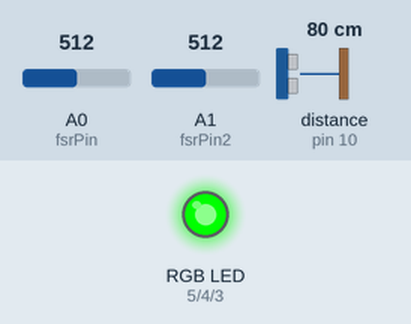
Simulated run of this sketch. Board: Arduino Uno, built with avr-gcc and run on an emulated ATmega328P. Shown: an RGB LED mixed from three pins (HIGH = lit). Wiring (inferred from the names in the program): ultrasonic range finder: trigger pin 9; echo pin 10. Inputs (shaded band) come from the test bench; at power-on: distance to the obstacle (sensor on pin 10) 80 cm, A0 (fsrPin) = 512, A1 (fsrPin2) = 512. The echo pulse lasts 58.3 µs per cm; pins used as bus, display or sensor lines are not drawn.

Above: at 2.9 s.
3.0 s: distance to the obstacle (sensor on pin 10) set to 58 cm
5.9 s: distance to the obstacle (sensor on pin 10) set to 50 cm
At 6.8 s:
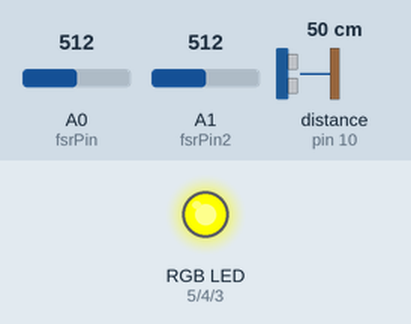
8.8 s: distance to the obstacle (sensor on pin 10) set to 16 cm
11.8 s: distance to the obstacle (sensor on pin 10) set to 12 cm
At 13.9 s:
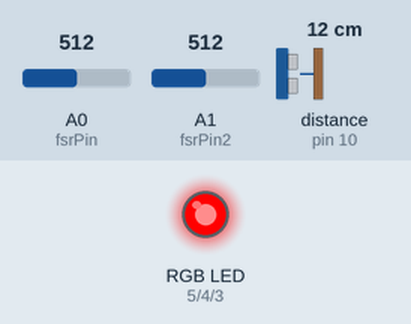
14.7 s: distance to the obstacle (sensor on pin 10) set to 18 cm
At 15.5 s:
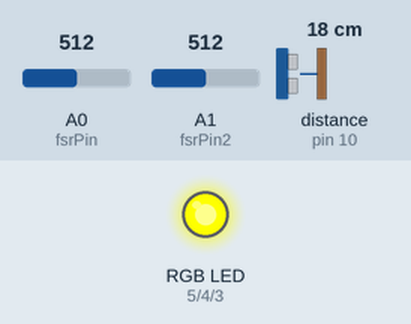
17.6 s: distance to the obstacle (sensor on pin 10) set to 2 cm
At 19.7 s:
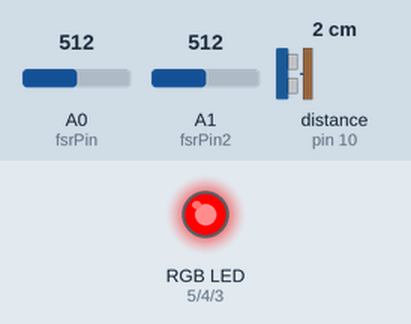
Timing chart, 0 to 21.2 s (numbered marks = the images above; inputs shaded):
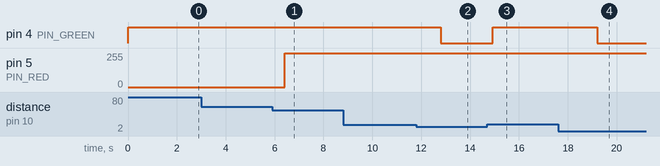

The sketch:

nds.ino
```cpp
const int trigPin = 9; // The pin connected to the Trig pin on ultrasonic sensor
const int echoPin = 10; // The pin connected to the Echo pin on ultrasonic sensor
#include <SoftwareSerial.h> //import the serial library
int fsrPin = 0;     // the FSR and 10K pulldown are connected to a0
int fsrPin2 = 1;     // the FSR and 10K pulldown are connected to a0
int fsrReading;     // the analog reading from the FSR resistor divider
int fsrReading2;     // the analog reading from the FSR resistor divider
const int PIN_RED   = 5;
const int PIN_GREEN = 4;
const int PIN_BLUE  = 3;


SoftwareSerial btSerial(6, 7); // set serial RX & TX to pins 10 & 11 respectively

String bt_rx; //set up recieved string variable


// Here is where our program starts. This code will run when the
// Arduino Uno is initially plugged in to power or when you upload your code.
// The code inside setup() will only run once!
void setup()
{
  // We tell the board we want to use certain pins for our LED and
  // ultrasonic sensor. We do that using the pinMode() function.

  pinMode(trigPin, OUTPUT); // Sets the trigPin as an Output
  pinMode(echoPin, INPUT); // Sets the echoPin as an Input
  pinMode(PIN_RED,   OUTPUT);
  pinMode(PIN_GREEN, OUTPUT);
  pinMode(PIN_BLUE,  OUTPUT);

  // If you want to know the exact distance between the object and the ultrasonic sensor,
  // you can print the value to the serial monitor. You can access the serial monitor by
  // clicking the magnifying glass icon in the top right.
  Serial.begin(9600);
  btSerial.begin(9600);
}

// Once the code in setup() is finished, the code in loop() will
// continuously run until the Arduino is disconnected from power
void loop()
{

   // Clears the trigPin
  digitalWrite(trigPin, LOW);
  delayMicroseconds(2);

  // Sets the trigPin on HIGH state for 10 micro seconds
  digitalWrite(trigPin, HIGH);
  delayMicroseconds(10);
  digitalWrite(trigPin, LOW);

  // Calculating the distance by reading the echoPin, which
  // returns the sound wave travel time in microseconds
  int distance = (pulseIn(echoPin, HIGH) * 0.034) / 2;

  // Prints the distance to the Serial Monitor
  if(distance < 14) {
      analogWrite(PIN_RED, 255);
      analogWrite(PIN_BLUE, 0);
      analogWrite(PIN_GREEN, 0);
  } else if(distance < 55 && distance >= 14) {
      analogWrite(PIN_RED, 254);
      analogWrite(PIN_BLUE, 0);
      analogWrite(PIN_GREEN, 218);
  } else {
      analogWrite(PIN_RED, 0);
      analogWrite(PIN_BLUE, 0);
      analogWrite(PIN_GREEN, 255);
  }
  btSerial.print("Distance from nearest object: ");
  btSerial.println(distance);

fsrReading = analogRead(fsrPin);

  btSerial.print("Boat side reading = ");
  btSerial.print(fsrReading);     // print the raw analog reading

  if (fsrReading < 10) {
    btSerial.println(" - Nothing on right side");
  } else if (fsrReading < 200) {
    btSerial.println(" - Light touch on right side");
  } else {
    btSerial.println(" - Hit on right side");
  }
  delay(1000);

  fsrReading2 = analogRead(fsrPin2);
  btSerial.print("Boat side reading = ");
  btSerial.print(fsrReading2);     // print the raw analog reading

  if (fsrReading2 < 10) {
    btSerial.println(" - Nothing on left side");
  } else if (fsrReading2 < 200) {
    btSerial.println(" - Light touch on left side");
  } else {
    btSerial.println(" - Hit on left side");
  }
  delay(1000);
}
```

Measured:
- the behaviour switches between 56 and 55 cm on distance to the obstacle (sensor on pin 10) (found by bisection; images 0 and 1)
- the behaviour switches between 15 and 14 cm on distance to the obstacle (sensor on pin 10) (found by bisection; images 1 and 2)
- after the input at 3.0 s, every drawn part: stays the same
- after the input at 5.9 s, pin 5 (PIN_RED): 0/255 → 254/255 after 0.51 s
- after the input at 8.8 s, every drawn part: stays the same
- after the input at 11.8 s, pin 4 (PIN_GREEN): HIGH → LOW after 1.0 s; pin 5 (PIN_RED): 254/255 → 255/255 after 1.0 s
- after the input at 14.7 s, pin 4 (PIN_GREEN): LOW → HIGH after 0.23 s; pin 5 (PIN_RED): 255/255 → 254/255 after 0.23 s
- after the input at 17.6 s, pin 4 (PIN_GREEN): HIGH → LOW after 1.6 s; pin 5 (PIN_RED): 254/255 → 255/255 after 1.6 s
